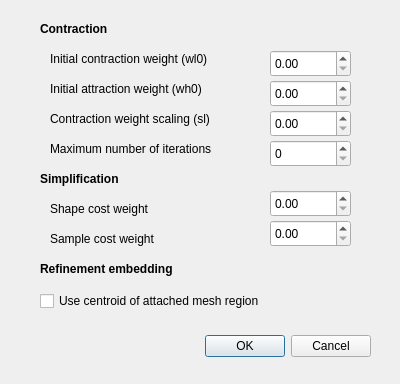
<?xml version="1.0" encoding="UTF-8"?>
<ui version="4.0">
 <class>Settings</class>
 <widget class="QDialog" name="Settings">
  <property name="geometry">
   <rect>
    <x>0</x>
    <y>0</y>
    <width>400</width>
    <height>384</height>
   </rect>
  </property>
  <property name="windowTitle">
   <string>Dialog</string>
  </property>
  <widget class="QDialogButtonBox" name="buttonBox">
   <property name="geometry">
    <rect>
     <x>30</x>
     <y>330</y>
     <width>341</width>
     <height>32</height>
    </rect>
   </property>
   <property name="orientation">
    <enum>Qt::Horizontal</enum>
   </property>
   <property name="standardButtons">
    <set>QDialogButtonBox::Cancel|QDialogButtonBox::Ok</set>
   </property>
  </widget>
  <widget class="QLabel" name="label">
   <property name="geometry">
    <rect>
     <x>40</x>
     <y>20</y>
     <width>101</width>
     <height>17</height>
    </rect>
   </property>
   <property name="font">
    <font>
     <weight>75</weight>
     <bold>true</bold>
    </font>
   </property>
   <property name="text">
    <string>Contraction</string>
   </property>
  </widget>
  <widget class="QLabel" name="label_2">
   <property name="geometry">
    <rect>
     <x>40</x>
     <y>170</y>
     <width>111</width>
     <height>17</height>
    </rect>
   </property>
   <property name="font">
    <font>
     <weight>75</weight>
     <bold>true</bold>
    </font>
   </property>
   <property name="text">
    <string>Simplification</string>
   </property>
  </widget>
  <widget class="QLabel" name="label_3">
   <property name="geometry">
    <rect>
     <x>40</x>
     <y>260</y>
     <width>171</width>
     <height>17</height>
    </rect>
   </property>
   <property name="font">
    <font>
     <weight>75</weight>
     <bold>true</bold>
    </font>
   </property>
   <property name="text">
    <string>Refinement embedding</string>
   </property>
  </widget>
  <widget class="QLabel" name="label_4">
   <property name="geometry">
    <rect>
     <x>50</x>
     <y>50</y>
     <width>211</width>
     <height>17</height>
    </rect>
   </property>
   <property name="text">
    <string>Initial contraction weight (wl0)</string>
   </property>
  </widget>
  <widget class="QLabel" name="label_5">
   <property name="geometry">
    <rect>
     <x>50</x>
     <y>80</y>
     <width>211</width>
     <height>17</height>
    </rect>
   </property>
   <property name="text">
    <string>Initial attraction weight (wh0)</string>
   </property>
  </widget>
  <widget class="QLabel" name="label_6">
   <property name="geometry">
    <rect>
     <x>50</x>
     <y>200</y>
     <width>151</width>
     <height>17</height>
    </rect>
   </property>
   <property name="text">
    <string>Shape cost weight</string>
   </property>
  </widget>
  <widget class="QLabel" name="label_7">
   <property name="geometry">
    <rect>
     <x>50</x>
     <y>230</y>
     <width>191</width>
     <height>17</height>
    </rect>
   </property>
   <property name="text">
    <string>Sample cost weight</string>
   </property>
  </widget>
  <widget class="QDoubleSpinBox" name="wl0">
   <property name="geometry">
    <rect>
     <x>270</x>
     <y>50</y>
     <width>81</width>
     <height>27</height>
    </rect>
   </property>
  </widget>
  <widget class="QDoubleSpinBox" name="wh0">
   <property name="geometry">
    <rect>
     <x>270</x>
     <y>80</y>
     <width>81</width>
     <height>27</height>
    </rect>
   </property>
  </widget>
  <widget class="QDoubleSpinBox" name="shapeCost">
   <property name="geometry">
    <rect>
     <x>270</x>
     <y>190</y>
     <width>81</width>
     <height>27</height>
    </rect>
   </property>
  </widget>
  <widget class="QDoubleSpinBox" name="samplingCost">
   <property name="geometry">
    <rect>
     <x>270</x>
     <y>220</y>
     <width>81</width>
     <height>27</height>
    </rect>
   </property>
  </widget>
  <widget class="QLabel" name="label_8">
   <property name="geometry">
    <rect>
     <x>50</x>
     <y>110</y>
     <width>211</width>
     <height>17</height>
    </rect>
   </property>
   <property name="text">
    <string>Contraction weight scaling (sl)</string>
   </property>
  </widget>
  <widget class="QDoubleSpinBox" name="sl">
   <property name="geometry">
    <rect>
     <x>270</x>
     <y>110</y>
     <width>81</width>
     <height>27</height>
    </rect>
   </property>
  </widget>
  <widget class="QLabel" name="label_9">
   <property name="geometry">
    <rect>
     <x>50</x>
     <y>140</y>
     <width>211</width>
     <height>17</height>
    </rect>
   </property>
   <property name="text">
    <string>Maximum number of iterations</string>
   </property>
  </widget>
  <widget class="QCheckBox" name="useCentroid">
   <property name="geometry">
    <rect>
     <x>40</x>
     <y>290</y>
     <width>301</width>
     <height>22</height>
    </rect>
   </property>
   <property name="text">
    <string>Use centroid of attached mesh region</string>
   </property>
  </widget>
  <widget class="QSpinBox" name="maxiter">
   <property name="geometry">
    <rect>
     <x>270</x>
     <y>140</y>
     <width>81</width>
     <height>27</height>
    </rect>
   </property>
  </widget>
 </widget>
 <resources/>
 <connections>
  <connection>
   <sender>buttonBox</sender>
   <signal>accepted()</signal>
   <receiver>Settings</receiver>
   <slot>accept()</slot>
   <hints>
    <hint type="sourcelabel">
     <x>248</x>
     <y>254</y>
    </hint>
    <hint type="destinationlabel">
     <x>157</x>
     <y>274</y>
    </hint>
   </hints>
  </connection>
  <connection>
   <sender>buttonBox</sender>
   <signal>rejected()</signal>
   <receiver>Settings</receiver>
   <slot>reject()</slot>
   <hints>
    <hint type="sourcelabel">
     <x>316</x>
     <y>260</y>
    </hint>
    <hint type="destinationlabel">
     <x>286</x>
     <y>274</y>
    </hint>
   </hints>
  </connection>
 </connections>
</ui>
